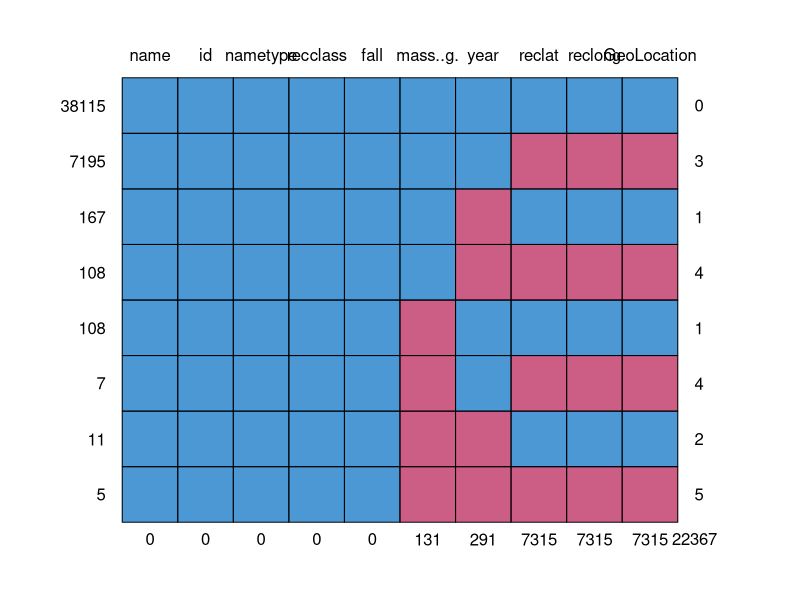
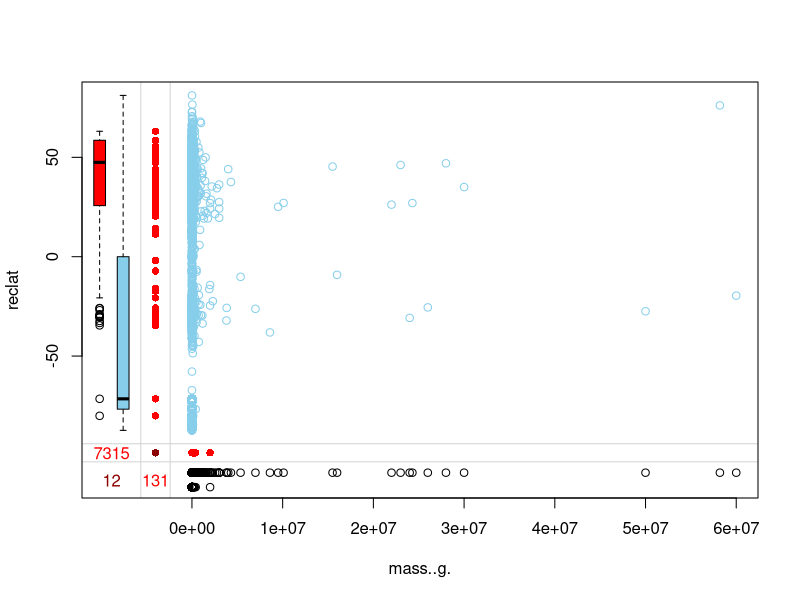

These charts were generated, in order, by the following R code: (Note: this script raises an error after producing the figures.)
# Libraries
library(mice) 
library(VIM)

########## Reading Data ###########
# tacking into considration transforming empty cells to NA 
Meteorite_Landings <- read.csv("Meteorite_Landings.csv", header = T, na.strings = c("","NA"))

View(Meteorite_Landings)


###  Structrure of this Data per col (which shows data types & number of levels for Factor variables)
str(Meteorite_Landings)


### Data Summarize that aslo shows up NA's Values in each Col
summary(Meteorite_Landings)


# Checking on total NA values using Summation (to be more sure after using summary)
sum(is.na(Meteorite_Landings)==TRUE)  # 22367


########### Missing Data #############

# Missing Data Percentage
percentage <- function(x) {sum(is.na(x))/length(x)*100}

apply(Meteorite_Landings, 2, percentage)

# To show Missing Data per each col on shape of like Truth Table, value = 1 means that there's no missing data & 0 OW
md.pattern(Meteorite_Landings)

# Observed & Missing relationship (4 times)
md.pairs(Meteorite_Landings)

# red supposed to be for missing data
marginplot(Meteorite_Landings[, c('mass..g.', 'reclat')])


########### IMPUTE ###########

# m for number of completeness (imputation times)
# use cart as it doesn't depend on linear regression 

imputeMass <- mice(Meteorite_Landings[,5:6], method = "cart")
imputeYear <- mice(Meteorite_Landings[,6:7], method = "cart")
imputeRec <- mice(Meteorite_Landings[,8:9], method = "cart")

# To show best method which I'll get the missing data with it
print(imputeRec)

# Showing imputed data of specific col over iterations based on row's number
imputeRec$imp$reclat
imputeYear$imp$year

# just to check there's a NA
Meteorite_Landings[148,]
summary(Meteorite_Landings$GeoLocation)


########## Compelete Data ############

# To get imputed data, 1 is supposed refer to m times of imputation of the missing data
newDataRec <- complete(imputeRec, 1)     # (when change 1, imputed data will change too)
print(newDataRec)

newDataMass <- complete(imputeMass, 1)
print(newDataMass)

newDataYear <- complete(imputeYear, 1)
print(newDataYear)


########## FINAL IMPUTED DATA ############

# by combining all cols that we get from complete fn
newDataMeteorite <- cbind(Meteorite_Landings$name, Meteorite_Landings$id, Meteorite_Landings$nametype, 
                          Meteorite_Landings$recclass, newDataMass, newDataYear$year, newDataRec)

sum(is.na(newDataMeteorite)==TRUE)  # should be zero now


########## for Renaming ############ 

# tools to split up a big data structure into homogeneous pieces, apply a fn to each piece and then combine all results together.
library(plyr) 

# Modify names by name, not position.
newDataMeteorite = rename(newDataMeteorite ,c("Meteorite_Landings$name"="name", "Meteorite_Landings$id"="id",
                                               "Meteorite_Landings$nametype"="nametype", "Meteorite_Landings$recclass"
                                              = "recclass", "newDataYear$year"="year"))

## combine last col that mainly depends on the 2 col previous it 
# using seperator to seperate between the 2 values like in the original data
newDataMeteorite$GeoLocation <- with(newDataMeteorite, paste(newDataMeteorite$reclat, newDataMeteorite$reclong,
                                     sep = ","))

View(newDataMeteorite)


#library(data.table)
#newDataMeteorite(newDataMeteorite, old=c("Meteorite_Landings$name","Meteorite_Landings$id","Meteorite_Landings$nametype",
#                                         "Meteorite_Landings$recclass" , "newDataYear$year"), 
#                 new=c("name", "id" , "nametype", "recclass" , "year"))
